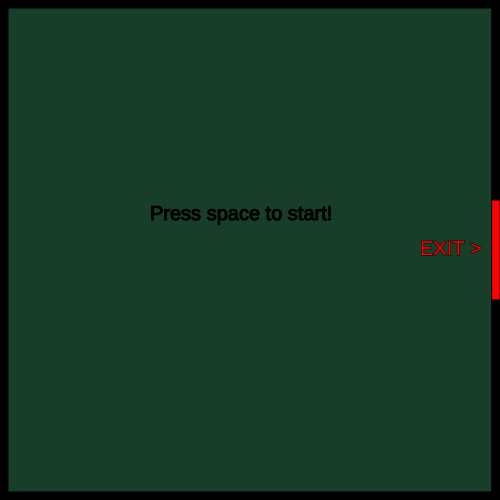
Frame 1 (no input)
Frame 60 (no input): identical to frame 1, image omitted
Frame 120 (the mouse pressed at the canvas centre since frame 60): identical to frame 1, image omitted

The p5.js sketch that drew this single still picture (run headless with seeded random() and noise() and a simulated clock; from frame 60 on, the mouse is pressed at the canvas centre):

// p5.js sketch
// ── sketch.js
var gameStarted = false;
var space = 32;
var esc = 27;
var w = 87; 
var s = 83;
var a = 65;
var d = 68;
var charX = 250;
var charY = 250;
var enemyCount = 30;
var enemyXs = [];
var enemyYs = [];
var enemySizes = [];
var enemySpeeds = [];
var enemyColors = [];
var mouseShapeX;
var mouseShapeY;


function keyPressed()
{ /* Prevents default behavior for space and esc keys */
    if(keyCode === space || keyCode === esc)
    {
        return false;
    }
}

function getRandomArbitrary(min, max) {
  return Math.random() * (max - min) + min;
}

function setup()
{
    createCanvas(500,500);
    for (var i = 0; i < enemyCount; i++)
    {
        enemySpeeds[i] = getRandomArbitrary(1,4);
        enemyXs[i] = getRandomArbitrary(0,480);
        enemyYs[i] = getRandomArbitrary(0,480);
        enemySizes[i] = getRandomArbitrary(10, 24);
        enemyColors[i] = [getRandomArbitrary(0,255),getRandomArbitrary(0,255),getRandomArbitrary(0,255)];
    }
}

function draw()
{
    background(24, 61, 40);
    drawLevel();
    drawExit();
    gameStartStop();
    gameState();   
}

function gameStartStop() 
{
    if(keyIsDown(space))
    {
        gameStarted = true;
    }
    else if(keyIsDown(esc))
    {
        gameStarted = false;
    }  
}

function gameState()
{
    if(gameStarted === false)
        {
            fill(0);
            text("Press space to start!", 150,220);
        }
        else
        {
            charMovement();
            drawCharacter();
            checkExit();
            drawObstacle();
            enemyFactory();
        }
}


function drawLevel()
{
    stroke(0);
    fill(0);
    rect(0,0,500,8);
    rect(0,0,8,500);
    rect(0,492,500, 8);
    rect(492,0,8,200);
    rect(492,300, 8, 200);
    
}

function drawExit()
{
    fill(252, 3, 3);
    textSize(20);
    text("EXIT >",420,255);
    rect(492, 200, 8, 100)
}

function charMovement()
{
    if(keyIsDown(w)) {
        charY -= 5;
    }
    if(keyIsDown(s)) {
        charY += 5;
    }
    if(keyIsDown(a)) {
        charX -= 5;
    }
    if(keyIsDown(d)) {
        charX += 5;
    }
}

function drawCharacter()
{
    stroke(2);
    fill(252, 186, 3);
    rect(charX,charY, 20,20);
}

function enemyFactory()
{
    for (var i = 0; i < enemyCount; i++)
    {   
        enemyXs[i] += enemySpeeds[i];
        enemyYs[i] += enemySpeeds[i];
        fill(enemyColors[i][0],enemyColors[i][1],enemyColors[i][2]);
        circle(enemyXs[i],enemyYs[i],enemySizes[i]);
        if  (enemyXs[i] > width) {
            enemyXs[i] = 0;
        }
        if (enemyXs[i] < 0) {
            enemyXs[i] = width;
        }
        if (enemyYs[i] > width) {
            enemyYs[i] = 0;
        }
        if (enemyYs[i] < 0) {
            enemyYs[i] = width;
        }
    }
}

function checkExit()
{
    if(charX > width && charY > 180 && charY < 290) {
        fill(0);
        textSize(40);
        text("Woo!", 200, 150);
    }
}

function mouseClicked()
{
    mouseShapeX = mouseX;
    mouseShapeY = mouseY;
}

function drawObstacle()
{
    fill(51, 255, 0)
    rect(mouseShapeX,mouseShapeY, 30,30)
}
